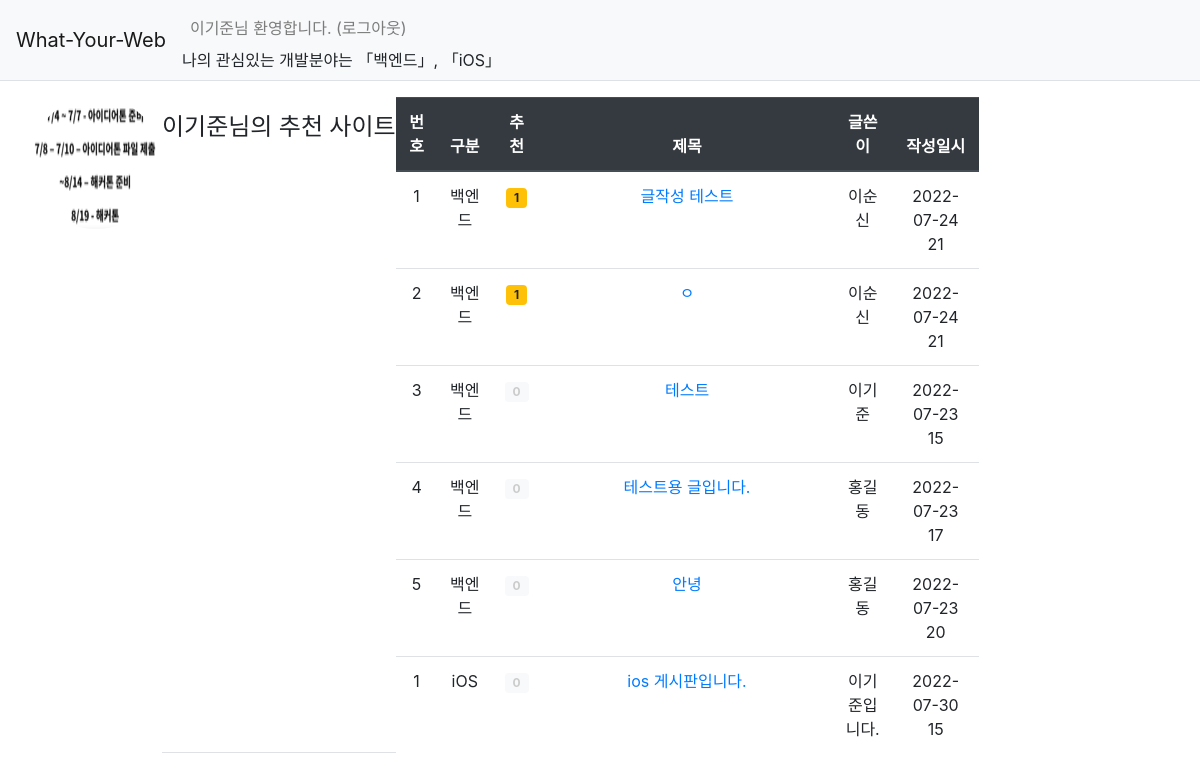
Page /whatyourweb/recommend/ (signed in) on the committed database.
### account/models.py (models this page shows, shortened)
class User(AbstractBaseUser):
    email = models.EmailField(
        verbose_name='email',
        max_length=255,
        unique=True,
    )
    date_of_birth = models.DateField()
    is_active = models.BooleanField(default=True)
    is_admin = models.BooleanField(default=False)
    favorites_1 = models.CharField(max_length= 200, choices = favorites_list, default='')
    favorites_2 = models.CharField(max_length= 200, choices = favorites_list, default='')
    name = models.CharField(max_length= 200, default='')
    image = models.ImageField(upload_to='media/')
    followings = models.ManyToManyField('self', symmetrical=False, related_name='followers')
    objects = UserManager()
    USERNAME_FIELD = 'email'
    REQUIRED_FIELDS = ['date_of_birth','favorites_1','favorites_2','name','image']

class Profile(models.Model):
    user = models.OneToOneField(User, on_delete=models.CASCADE)
    avatar = models.ImageField(default='media/button.png', upload_to='media/')

### wyw/models.py (models this page shows, shortened)
class Posting(models.Model):
    author = models.ForeignKey(User, on_delete=models.CASCADE, related_name='author_question')
    author_avatar = models.ForeignKey(Profile, on_delete=models.CASCADE, related_name='author_question')
    modify_date = models.DateTimeField(null=True, blank=True)
    subject = models.CharField(max_length=200)
    content = models.TextField()
    create_date = models.DateTimeField()
    voter = models.ManyToManyField(User, related_name='voter_question')  # 추천인 추가
    category = models.ForeignKey(Category, on_delete=models.CASCADE, related_name='category_posting')
    scraper = models.ManyToManyField(User, related_name='scrap_posting')  # through는 연결할 모델을 의미한다.
    scrap_counter = models.IntegerField(default=0)  # 불필요한 연산 없이 진행하기 위해.
    logo = models.URLField(max_length=200)

class Category(models.Model):
    name = models.CharField(max_length=20, unique=True)
    description = models.CharField(max_length=200, null=True, blank=True)
    has_comment = models.BooleanField(default=True)  # 답변가능 여부

### wyw/views/base_views.py (the view)
# urls.py: path('recommend/', base_views.recommend, name='recommend'),
@login_required(login_url='account:login')
def recommend(request):
    category = Category.objects.all()
    category_list_1 = Category.objects.filter(description__startswith = request.user.favorites_1)
    category_list_2 = Category.objects.filter(description__startswith = request.user.favorites_2)
    posting_list_1 = Posting.objects.filter(category__in = category_list_1)
    posting_list_2 = Posting.objects.filter(category__in = category_list_2)
    posting_list_1 = posting_list_1.annotate(num_voter=Count('voter')).order_by('-num_voter')
    posting_list_2 = posting_list_2.annotate(num_voter=Count('voter')).order_by('-num_voter')
    all_list = [posting_list_1, posting_list_2]
    category_list = Category.objects.all()
    context = {'posting_list_1':posting_list_1, 'posting_list_2':posting_list_2, 'category_list':category_list, 'category':category, 'user': request.user, 'all_list' : all_list}
    return render(request, 'wyw/recommend_site.html',context)

### templates/wyw/recommend_site.html (shortened to what this page needs)
{% extends 'base.html' %}
{% block content %}
<div class="container my-3">
    <div class="row">
        <img class="bd-placeholder-img rounded-circle" height=132 width=132 src="{{ user.profile.avatar.url }}"/>
<h4 class="border-bottom pb-2 my-3">{{ user.name }}님의 추천 사이트</h4>
<div>
<table class="table">
    <thead>
        <tr class="text-center thead-dark">
            <th>번호</th>
            <th>구분</th>
            <th>추천</th>
            <th style="width:50%">제목</th>
            <th>글쓴이</th>
            <th>작성일시</th>
        </tr>
    </thead>
    <tbody>
        {% if posting_list_1 or posting_list_2 %}
        {% for categorys in all_list %}
        {% for object in categorys %}
    <tr class="text-center">
        {% if forloop.counter < 6 %}
        <td>{{ forloop.counter }}</td>
        <td>{{ object.category.description }}</td>
        <td>
            {% if object.voter.count > 0 %}
                <span class="badge badge-warning px-2 py-1">{{ object.voter.count }}</span>
            {% else %}
                <span class="badge badge-light px-2 py-1" style="color:#ccc;">0</span>
            {% endif %}
        </td>
        <td class="text-center">
            {% if object.subject %}
                <a href="{% url 'wyw:detail' object.id %}">{{ object.subject }}</a>
            {% else %}
                <a href="{% url 'wyw:detail' object.id %}">{{ object.content }}</a>
            {% endif %}
        </td>
        <td>{{ object.author.name }}</td>
        <td>{{ object.create_date|date:'Y-m-d H' }}</td>
    </tr>
    {% endif %}
    {% endfor %}
    {% endfor %}
    {% else %}
    <tr>
        <td colspan="3">추천할 글이 없습니다.</td>
    </tr>
    {% endif %}
    </tbody>
</table>
</div>
</div>
{% endblock %}

### templates/base.html (shortened to what this page needs)
{% load static %}
<!DOCTYPE html>
<html lang="ko">
<head>
    <link rel="stylesheet" type="text/css" href="{% static 'bootstrap.min.css' %}">
    <link rel="stylesheet" type="text/css" href="{% static 'style.css' %}">
    <link rel="stylesheet" href="https://stackpath.bootstrapcdn.com/bootstrap/4.4.1/css/bootstrap.min.css">
    <link href="https://cdn.jsdelivr.net/npm/summernote@0.8.18/dist/summernote-bs4.min.css" rel="stylesheet">
</head>
<body>
    {% include "navbar.html" %}
    {% block content %}
    {% endblock %}
</body>
</html>

### templates/navbar.html (shortened to what this page needs)
    <nav class="navbar navbar-expand-lg navbar-light bg-light border-bottom">
        <a class="navbar-brand" href="{% url 'wyw:index' %}">What-Your-Web</a>
    <div class="collapse navbar-collapse flex-grow-0" id="navbarNav">
        <ul class="navbar-nav">
            <li class="nav-item">
                {% if user.is_authenticated %}
                <a class="nav-link" href="{% url 'account:logout' %}">
                    {{ user.name }}님 환영합니다. (로그아웃)
                </a> <td>나의 관심있는 개발분야는 「{{ user.favorites_1 }}」, 「{{ user.favorites_2}}」</td>
                {% else %}
                <a class="nav-link" href="{% url 'account:login' %}">로그인</a>
                {% endif %}
            </li>
        </ul>
    </div>
    </nav>

### rows in the picture
User: name "이기준", favorites_1 "백엔드", favorites_2 "iOS", profile.avatar (picture)
Posting: category.description "백엔드", voter.count "1", subject "글작성 테스트", author.name "이순신", create_date "2022-07-24 21"
Posting: category.description "백엔드", voter.count "1", subject "ㅇ", author.name "이순신", create_date "2022-07-24 21"
Posting: category.description "백엔드", shows "0", subject "테스트", author.name "이기준", create_date "2022-07-23 15"
Posting: category.description "백엔드", shows "0", subject "테스트용 글입니다.", author.name "홍길동", create_date "2022-07-23 17"
Posting: category.description "백엔드", shows "0", subject "안녕", author.name "홍길동", create_date "2022-07-23 20"
Posting: category.description "iOS", shows "0", subject "ios 게시판입니다.", author.name "이기준입니다.", create_date "2022-07-30 15"
